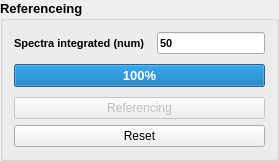
       <widget class="QGroupBox" name="ReferencingBox">
        <property name="sizePolicy">
         <sizepolicy hsizetype="Expanding" vsizetype="Expanding">
          <horstretch>0</horstretch>
          <verstretch>0</verstretch>
         </sizepolicy>
        </property>
        <property name="minimumSize">
         <size>
          <width>200</width>
          <height>0</height>
         </size>
        </property>
        <property name="maximumSize">
         <size>
          <width>350</width>
          <height>16777215</height>
         </size>
        </property>
        <property name="font">
         <font>
          <pointsize>10</pointsize>
          <weight>75</weight>
          <bold>true</bold>
         </font>
        </property>
        <property name="title">
         <string>Referenceing</string>
        </property>
        <layout class="QGridLayout" name="gridLayout_4">
         <item row="0" column="0">
          <layout class="QGridLayout" name="gridLayout_3">
           <property name="verticalSpacing">
            <number>10</number>
           </property>
           <item row="3" column="0">
            <widget class="QPushButton" name="ref_BUTTON">
             <property name="enabled">
              <bool>false</bool>
             </property>
             <property name="font">
              <font>
               <pointsize>9</pointsize>
               <weight>50</weight>
               <bold>false</bold>
              </font>
             </property>
             <property name="cursor">
              <cursorShape>PointingHandCursor</cursorShape>
             </property>
             <property name="styleSheet">
              <string notr="true">round-color: rgb(85, 196, 255); }
</string>
             </property>
             <property name="text">
              <string>Referencing</string>
             </property>
            </widget>
           </item>
           <item row="0" column="0">
            <layout class="QHBoxLayout" name="horizontalLayout_13">
             <item>
              <widget class="QLabel" name="aver_num_label_3">
               <property name="font">
                <font>
                 <pointsize>8</pointsize>
                 <weight>75</weight>
                 <bold>true</bold>
                </font>
               </property>
               <property name="styleSheet">
                <string notr="true"/>
               </property>
               <property name="text">
                <string>Spectra integrated (num)    </string>
               </property>
              </widget>
             </item>
             <item>
              <widget class="QLineEdit" name="inrefnum">
               <property name="sizePolicy">
                <sizepolicy hsizetype="Expanding" vsizetype="Fixed">
                 <horstretch>0</horstretch>
                 <verstretch>0</verstretch>
                </sizepolicy>
               </property>
               <property name="maximumSize">
                <size>
                 <width>16777215</width>
                 <height>16777215</height>
                </size>
               </property>
               <property name="font">
                <font>
                 <pointsize>8</pointsize>
                 <kerning>false</kerning>
                </font>
               </property>
               <property name="styleSheet">
                <string notr="true">d-color: #D5D4D0</string>
               </property>
               <property name="text">
                <string>50</string>
               </property>
              </widget>
             </item>
            </layout>
           </item>
           <item row="1" column="0">
            <widget class="QProgressBar" name="refprogressBar">
             <property name="styleSheet">
              <string notr="true"/>
             </property>
             <property name="value">
              <number>100</number>
             </property>
            </widget>
           </item>
          </layout>
         </item>
         <item row="1" column="0">
          <widget class="QPushButton" name="ResetRef_button">
           <property name="sizePolicy">
            <sizepolicy hsizetype="Minimum" vsizetype="Fixed">
             <horstretch>0</horstretch>
             <verstretch>0</verstretch>
            </sizepolicy>
           </property>
           <property name="font">
            <font>
             <pointsize>9</pointsize>
             <weight>50</weight>
             <bold>false</bold>
            </font>
           </property>
           <property name="cursor">
            <cursorShape>PointingHandCursor</cursorShape>
           </property>
           <property name="styleSheet">
            <string notr="true"/>
           </property>
           <property name="text">
            <string>Reset</string>
           </property>
          </widget>
         </item>
        </layout>
       </widget>
